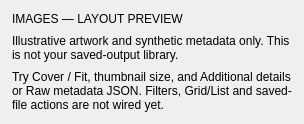
<?xml version="1.0" encoding="UTF-8"?>
<ui version="4.0">
 <class>GalleryContext</class>
 <widget class="QFrame" name="galleryContextPanel">
  <property name="role" stdset="0"><string>card</string></property>
  <layout class="QVBoxLayout" name="galleryContextLayout">
   <property name="leftMargin"><number>12</number></property>
   <property name="topMargin"><number>12</number></property>
   <property name="rightMargin"><number>12</number></property>
   <property name="bottomMargin"><number>12</number></property>
   <property name="spacing"><number>8</number></property>
   <item><widget class="QLabel" name="galleryContextHeading">
    <property name="text"><string>IMAGES — LAYOUT PREVIEW</string></property>
    <property name="role" stdset="0"><string>eyebrow</string></property>
    <property name="wordWrap"><bool>true</bool></property>
   </widget></item>
   <item><widget class="QLabel" name="galleryContextHint">
    <property name="text"><string>Illustrative artwork and synthetic metadata only. This is not your saved-output library.</string></property>
    <property name="wordWrap"><bool>true</bool></property>
    <property name="role" stdset="0"><string>secondary</string></property>
   </widget></item>
   <item><widget class="QLabel" name="galleryContextActionsHint">
    <property name="text"><string>Try Cover / Fit, thumbnail size, and Additional details or Raw metadata JSON. Filters, Grid/List and saved-file actions are not wired yet.</string></property>
    <property name="wordWrap"><bool>true</bool></property>
   </widget></item>
   <item><spacer name="galleryContextSpacer">
    <property name="orientation"><enum>Qt::Vertical</enum></property>
    <property name="sizeHint" stdset="0"><size><width>0</width><height>0</height></size></property>
   </spacer></item>
  </layout>
 </widget>
 <resources/>
 <connections/>
</ui>
